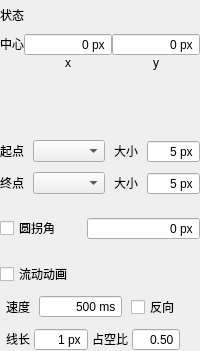
<?xml version="1.0" encoding="UTF-8"?>
<ui version="4.0">
 <class>LinePropertyForm</class>
 <widget class="QWidget" name="LinePropertyForm">
  <property name="geometry">
   <rect>
    <x>0</x>
    <y>0</y>
    <width>200</width>
    <height>351</height>
   </rect>
  </property>
  <property name="sizePolicy">
   <sizepolicy hsizetype="Preferred" vsizetype="Minimum">
    <horstretch>0</horstretch>
    <verstretch>0</verstretch>
   </sizepolicy>
  </property>
  <property name="windowTitle">
   <string>Form</string>
  </property>
  <layout class="QVBoxLayout" name="verticalLayout">
   <property name="spacing">
    <number>9</number>
   </property>
   <property name="sizeConstraint">
    <enum>QLayout::SizeConstraint::SetMinimumSize</enum>
   </property>
   <property name="leftMargin">
    <number>0</number>
   </property>
   <property name="topMargin">
    <number>6</number>
   </property>
   <property name="rightMargin">
    <number>0</number>
   </property>
   <property name="bottomMargin">
    <number>0</number>
   </property>
   <item>
    <layout class="QHBoxLayout" name="horizontalLayout_7">
     <property name="sizeConstraint">
      <enum>QLayout::SizeConstraint::SetMinimumSize</enum>
     </property>
     <item>
      <widget class="QLabel" name="label_8">
       <property name="sizePolicy">
        <sizepolicy hsizetype="Fixed" vsizetype="Fixed">
         <horstretch>0</horstretch>
         <verstretch>0</verstretch>
        </sizepolicy>
       </property>
       <property name="text">
        <string>状态</string>
       </property>
      </widget>
     </item>
     <item>
      <widget class="BIComboBox" name="stateBox">
       <property name="sizePolicy">
        <sizepolicy hsizetype="Preferred" vsizetype="Fixed">
         <horstretch>0</horstretch>
         <verstretch>0</verstretch>
        </sizepolicy>
       </property>
      </widget>
     </item>
    </layout>
   </item>
   <item>
    <layout class="QVBoxLayout" name="verticalLayout_3">
     <property name="spacing">
      <number>0</number>
     </property>
     <property name="sizeConstraint">
      <enum>QLayout::SizeConstraint::SetMinimumSize</enum>
     </property>
     <item>
      <layout class="QHBoxLayout" name="horizontalLayout_8">
       <property name="sizeConstraint">
        <enum>QLayout::SizeConstraint::SetMinimumSize</enum>
       </property>
       <item>
        <widget class="QLabel" name="label_9">
         <property name="sizePolicy">
          <sizepolicy hsizetype="Fixed" vsizetype="Fixed">
           <horstretch>0</horstretch>
           <verstretch>0</verstretch>
          </sizepolicy>
         </property>
         <property name="text">
          <string>中心</string>
         </property>
        </widget>
       </item>
       <item>
        <widget class="QSpinBox" name="centerX">
         <property name="sizePolicy">
          <sizepolicy hsizetype="Preferred" vsizetype="Fixed">
           <horstretch>0</horstretch>
           <verstretch>0</verstretch>
          </sizepolicy>
         </property>
         <property name="alignment">
          <set>Qt::AlignmentFlag::AlignRight|Qt::AlignmentFlag::AlignTrailing|Qt::AlignmentFlag::AlignVCenter</set>
         </property>
         <property name="buttonSymbols">
          <enum>QAbstractSpinBox::ButtonSymbols::NoButtons</enum>
         </property>
         <property name="suffix">
          <string> px</string>
         </property>
         <property name="minimum">
          <number>-99999</number>
         </property>
         <property name="maximum">
          <number>99999</number>
         </property>
        </widget>
       </item>
       <item>
        <widget class="QSpinBox" name="centerY">
         <property name="sizePolicy">
          <sizepolicy hsizetype="Preferred" vsizetype="Fixed">
           <horstretch>0</horstretch>
           <verstretch>0</verstretch>
          </sizepolicy>
         </property>
         <property name="alignment">
          <set>Qt::AlignmentFlag::AlignRight|Qt::AlignmentFlag::AlignTrailing|Qt::AlignmentFlag::AlignVCenter</set>
         </property>
         <property name="buttonSymbols">
          <enum>QAbstractSpinBox::ButtonSymbols::NoButtons</enum>
         </property>
         <property name="showGroupSeparator" stdset="0">
          <bool>false</bool>
         </property>
         <property name="suffix">
          <string> px</string>
         </property>
         <property name="prefix">
          <string/>
         </property>
         <property name="minimum">
          <number>-99999</number>
         </property>
         <property name="maximum">
          <number>99999</number>
         </property>
        </widget>
       </item>
      </layout>
     </item>
     <item>
      <layout class="QHBoxLayout" name="horizontalLayout_9">
       <property name="sizeConstraint">
        <enum>QLayout::SizeConstraint::SetMinimumSize</enum>
       </property>
       <property name="topMargin">
        <number>0</number>
       </property>
       <property name="bottomMargin">
        <number>0</number>
       </property>
       <item>
        <spacer name="horizontalSpacer">
         <property name="orientation">
          <enum>Qt::Orientation::Horizontal</enum>
         </property>
         <property name="sizeType">
          <enum>QSizePolicy::Policy::Fixed</enum>
         </property>
         <property name="sizeHint" stdset="0">
          <size>
           <width>24</width>
           <height>10</height>
          </size>
         </property>
        </spacer>
       </item>
       <item>
        <widget class="QLabel" name="label_10">
         <property name="sizePolicy">
          <sizepolicy hsizetype="Preferred" vsizetype="Fixed">
           <horstretch>0</horstretch>
           <verstretch>0</verstretch>
          </sizepolicy>
         </property>
         <property name="minimumSize">
          <size>
           <width>0</width>
           <height>0</height>
          </size>
         </property>
         <property name="text">
          <string>x</string>
         </property>
         <property name="alignment">
          <set>Qt::AlignmentFlag::AlignCenter</set>
         </property>
        </widget>
       </item>
       <item>
        <widget class="QLabel" name="label_11">
         <property name="sizePolicy">
          <sizepolicy hsizetype="Preferred" vsizetype="Fixed">
           <horstretch>0</horstretch>
           <verstretch>0</verstretch>
          </sizepolicy>
         </property>
         <property name="minimumSize">
          <size>
           <width>0</width>
           <height>0</height>
          </size>
         </property>
         <property name="text">
          <string>y</string>
         </property>
         <property name="alignment">
          <set>Qt::AlignmentFlag::AlignCenter</set>
         </property>
        </widget>
       </item>
      </layout>
     </item>
    </layout>
   </item>
   <item>
    <widget class="LineProperty" name="linePen">
     <property name="sizePolicy">
      <sizepolicy hsizetype="Preferred" vsizetype="Minimum">
       <horstretch>0</horstretch>
       <verstretch>0</verstretch>
      </sizepolicy>
     </property>
     <property name="minimumSize">
      <size>
       <width>0</width>
       <height>52</height>
      </size>
     </property>
     <property name="maximumSize">
      <size>
       <width>16777215</width>
       <height>52</height>
      </size>
     </property>
     <property name="showLine">
      <bool>true</bool>
     </property>
    </widget>
   </item>
   <item>
    <layout class="QHBoxLayout" name="horizontalLayout">
     <property name="sizeConstraint">
      <enum>QLayout::SizeConstraint::SetMinimumSize</enum>
     </property>
     <item>
      <widget class="QLabel" name="label">
       <property name="sizePolicy">
        <sizepolicy hsizetype="Fixed" vsizetype="Fixed">
         <horstretch>0</horstretch>
         <verstretch>0</verstretch>
        </sizepolicy>
       </property>
       <property name="text">
        <string>起点</string>
       </property>
      </widget>
     </item>
     <item>
      <widget class="QComboBox" name="startTypeOptions">
       <property name="sizePolicy">
        <sizepolicy hsizetype="Preferred" vsizetype="Fixed">
         <horstretch>0</horstretch>
         <verstretch>0</verstretch>
        </sizepolicy>
       </property>
       <property name="minimumSize">
        <size>
         <width>0</width>
         <height>0</height>
        </size>
       </property>
       <property name="sizeAdjustPolicy">
        <enum>QComboBox::SizeAdjustPolicy::AdjustToContents</enum>
       </property>
       <property name="iconSize">
        <size>
         <width>20</width>
         <height>10</height>
        </size>
       </property>
      </widget>
     </item>
     <item>
      <widget class="QLabel" name="label_3">
       <property name="sizePolicy">
        <sizepolicy hsizetype="Fixed" vsizetype="Fixed">
         <horstretch>0</horstretch>
         <verstretch>0</verstretch>
        </sizepolicy>
       </property>
       <property name="text">
        <string>大小</string>
       </property>
      </widget>
     </item>
     <item>
      <widget class="QSpinBox" name="startSize">
       <property name="sizePolicy">
        <sizepolicy hsizetype="Ignored" vsizetype="Fixed">
         <horstretch>0</horstretch>
         <verstretch>0</verstretch>
        </sizepolicy>
       </property>
       <property name="alignment">
        <set>Qt::AlignmentFlag::AlignRight|Qt::AlignmentFlag::AlignTrailing|Qt::AlignmentFlag::AlignVCenter</set>
       </property>
       <property name="buttonSymbols">
        <enum>QAbstractSpinBox::ButtonSymbols::NoButtons</enum>
       </property>
       <property name="suffix">
        <string> px</string>
       </property>
       <property name="minimum">
        <number>5</number>
       </property>
       <property name="maximum">
        <number>99999</number>
       </property>
      </widget>
     </item>
    </layout>
   </item>
   <item>
    <layout class="QHBoxLayout" name="horizontalLayout_2">
     <property name="sizeConstraint">
      <enum>QLayout::SizeConstraint::SetMinimumSize</enum>
     </property>
     <item>
      <widget class="QLabel" name="label_2">
       <property name="sizePolicy">
        <sizepolicy hsizetype="Fixed" vsizetype="Fixed">
         <horstretch>0</horstretch>
         <verstretch>0</verstretch>
        </sizepolicy>
       </property>
       <property name="text">
        <string>终点</string>
       </property>
      </widget>
     </item>
     <item>
      <widget class="QComboBox" name="endTypeOptions">
       <property name="sizePolicy">
        <sizepolicy hsizetype="Preferred" vsizetype="Fixed">
         <horstretch>0</horstretch>
         <verstretch>0</verstretch>
        </sizepolicy>
       </property>
       <property name="minimumSize">
        <size>
         <width>0</width>
         <height>0</height>
        </size>
       </property>
       <property name="sizeAdjustPolicy">
        <enum>QComboBox::SizeAdjustPolicy::AdjustToContents</enum>
       </property>
       <property name="iconSize">
        <size>
         <width>20</width>
         <height>10</height>
        </size>
       </property>
      </widget>
     </item>
     <item>
      <widget class="QLabel" name="label_4">
       <property name="sizePolicy">
        <sizepolicy hsizetype="Fixed" vsizetype="Fixed">
         <horstretch>0</horstretch>
         <verstretch>0</verstretch>
        </sizepolicy>
       </property>
       <property name="text">
        <string>大小</string>
       </property>
      </widget>
     </item>
     <item>
      <widget class="QSpinBox" name="endSize">
       <property name="sizePolicy">
        <sizepolicy hsizetype="Ignored" vsizetype="Fixed">
         <horstretch>0</horstretch>
         <verstretch>0</verstretch>
        </sizepolicy>
       </property>
       <property name="alignment">
        <set>Qt::AlignmentFlag::AlignRight|Qt::AlignmentFlag::AlignTrailing|Qt::AlignmentFlag::AlignVCenter</set>
       </property>
       <property name="buttonSymbols">
        <enum>QAbstractSpinBox::ButtonSymbols::NoButtons</enum>
       </property>
       <property name="suffix">
        <string> px</string>
       </property>
       <property name="minimum">
        <number>5</number>
       </property>
       <property name="maximum">
        <number>99999</number>
       </property>
      </widget>
     </item>
    </layout>
   </item>
   <item>
    <widget class="QWidget" name="corner" native="true">
     <property name="sizePolicy">
      <sizepolicy hsizetype="Preferred" vsizetype="Minimum">
       <horstretch>0</horstretch>
       <verstretch>0</verstretch>
      </sizepolicy>
     </property>
     <layout class="QHBoxLayout" name="horizontalLayout_4">
      <property name="sizeConstraint">
       <enum>QLayout::SizeConstraint::SetMinimumSize</enum>
      </property>
      <property name="leftMargin">
       <number>0</number>
      </property>
      <property name="topMargin">
       <number>0</number>
      </property>
      <property name="rightMargin">
       <number>0</number>
      </property>
      <property name="bottomMargin">
       <number>0</number>
      </property>
      <item>
       <widget class="QCheckBox" name="roundCorner">
        <property name="sizePolicy">
         <sizepolicy hsizetype="Fixed" vsizetype="Fixed">
          <horstretch>0</horstretch>
          <verstretch>0</verstretch>
         </sizepolicy>
        </property>
        <property name="text">
         <string>圆拐角</string>
        </property>
       </widget>
      </item>
      <item>
       <spacer name="horizontalSpacer_4">
        <property name="orientation">
         <enum>Qt::Orientation::Horizontal</enum>
        </property>
        <property name="sizeType">
         <enum>QSizePolicy::Policy::Preferred</enum>
        </property>
        <property name="sizeHint" stdset="0">
         <size>
          <width>20</width>
          <height>20</height>
         </size>
        </property>
       </spacer>
      </item>
      <item>
       <widget class="QSpinBox" name="cornerSzie">
        <property name="sizePolicy">
         <sizepolicy hsizetype="Preferred" vsizetype="Fixed">
          <horstretch>0</horstretch>
          <verstretch>0</verstretch>
         </sizepolicy>
        </property>
        <property name="alignment">
         <set>Qt::AlignmentFlag::AlignRight|Qt::AlignmentFlag::AlignTrailing|Qt::AlignmentFlag::AlignVCenter</set>
        </property>
        <property name="buttonSymbols">
         <enum>QAbstractSpinBox::ButtonSymbols::NoButtons</enum>
        </property>
        <property name="suffix">
         <string> px</string>
        </property>
        <property name="maximum">
         <number>99999</number>
        </property>
       </widget>
      </item>
     </layout>
    </widget>
   </item>
   <item>
    <widget class="QCheckBox" name="flowAnimation">
     <property name="sizePolicy">
      <sizepolicy hsizetype="Preferred" vsizetype="Fixed">
       <horstretch>0</horstretch>
       <verstretch>0</verstretch>
      </sizepolicy>
     </property>
     <property name="text">
      <string>流动动画</string>
     </property>
    </widget>
   </item>
   <item>
    <widget class="QWidget" name="animationParam" native="true">
     <property name="sizePolicy">
      <sizepolicy hsizetype="Preferred" vsizetype="Minimum">
       <horstretch>0</horstretch>
       <verstretch>0</verstretch>
      </sizepolicy>
     </property>
     <layout class="QVBoxLayout" name="verticalLayout_2">
      <property name="spacing">
       <number>9</number>
      </property>
      <property name="sizeConstraint">
       <enum>QLayout::SizeConstraint::SetMinimumSize</enum>
      </property>
      <property name="leftMargin">
       <number>6</number>
      </property>
      <property name="topMargin">
       <number>0</number>
      </property>
      <property name="rightMargin">
       <number>0</number>
      </property>
      <property name="bottomMargin">
       <number>0</number>
      </property>
      <item>
       <layout class="QHBoxLayout" name="horizontalLayout_5">
        <property name="sizeConstraint">
         <enum>QLayout::SizeConstraint::SetMinimumSize</enum>
        </property>
        <item>
         <widget class="QLabel" name="label_5">
          <property name="sizePolicy">
           <sizepolicy hsizetype="Fixed" vsizetype="Fixed">
            <horstretch>0</horstretch>
            <verstretch>0</verstretch>
           </sizepolicy>
          </property>
          <property name="text">
           <string>速度</string>
          </property>
         </widget>
        </item>
        <item>
         <widget class="QSpinBox" name="duration">
          <property name="sizePolicy">
           <sizepolicy hsizetype="Preferred" vsizetype="Fixed">
            <horstretch>0</horstretch>
            <verstretch>0</verstretch>
           </sizepolicy>
          </property>
          <property name="alignment">
           <set>Qt::AlignmentFlag::AlignRight|Qt::AlignmentFlag::AlignTrailing|Qt::AlignmentFlag::AlignVCenter</set>
          </property>
          <property name="buttonSymbols">
           <enum>QAbstractSpinBox::ButtonSymbols::NoButtons</enum>
          </property>
          <property name="suffix">
           <string> ms</string>
          </property>
          <property name="prefix">
           <string/>
          </property>
          <property name="minimum">
           <number>100</number>
          </property>
          <property name="maximum">
           <number>60000</number>
          </property>
          <property name="singleStep">
           <number>100</number>
          </property>
          <property name="value">
           <number>500</number>
          </property>
         </widget>
        </item>
        <item>
         <widget class="QCheckBox" name="backward">
          <property name="sizePolicy">
           <sizepolicy hsizetype="Fixed" vsizetype="Fixed">
            <horstretch>0</horstretch>
            <verstretch>0</verstretch>
           </sizepolicy>
          </property>
          <property name="text">
           <string>反向</string>
          </property>
         </widget>
        </item>
        <item>
         <spacer name="horizontalSpacer_2">
          <property name="orientation">
           <enum>Qt::Orientation::Horizontal</enum>
          </property>
          <property name="sizeType">
           <enum>QSizePolicy::Policy::Preferred</enum>
          </property>
          <property name="sizeHint" stdset="0">
           <size>
            <width>20</width>
            <height>20</height>
           </size>
          </property>
         </spacer>
        </item>
       </layout>
      </item>
      <item>
       <layout class="QHBoxLayout" name="horizontalLayout_6">
        <property name="spacing">
         <number>4</number>
        </property>
        <property name="sizeConstraint">
         <enum>QLayout::SizeConstraint::SetMinimumSize</enum>
        </property>
        <item>
         <widget class="QLabel" name="label_6">
          <property name="sizePolicy">
           <sizepolicy hsizetype="Fixed" vsizetype="Fixed">
            <horstretch>0</horstretch>
            <verstretch>0</verstretch>
           </sizepolicy>
          </property>
          <property name="text">
           <string>线长</string>
          </property>
         </widget>
        </item>
        <item>
         <widget class="QSpinBox" name="dashLen">
          <property name="sizePolicy">
           <sizepolicy hsizetype="Preferred" vsizetype="Fixed">
            <horstretch>0</horstretch>
            <verstretch>0</verstretch>
           </sizepolicy>
          </property>
          <property name="alignment">
           <set>Qt::AlignmentFlag::AlignRight|Qt::AlignmentFlag::AlignTrailing|Qt::AlignmentFlag::AlignVCenter</set>
          </property>
          <property name="buttonSymbols">
           <enum>QAbstractSpinBox::ButtonSymbols::NoButtons</enum>
          </property>
          <property name="suffix">
           <string> px</string>
          </property>
          <property name="minimum">
           <number>1</number>
          </property>
          <property name="maximum">
           <number>9999</number>
          </property>
         </widget>
        </item>
        <item>
         <widget class="QLabel" name="label_7">
          <property name="sizePolicy">
           <sizepolicy hsizetype="Fixed" vsizetype="Fixed">
            <horstretch>0</horstretch>
            <verstretch>0</verstretch>
           </sizepolicy>
          </property>
          <property name="text">
           <string>占空比</string>
          </property>
         </widget>
        </item>
        <item>
         <widget class="QDoubleSpinBox" name="dashRatio">
          <property name="sizePolicy">
           <sizepolicy hsizetype="Preferred" vsizetype="Fixed">
            <horstretch>0</horstretch>
            <verstretch>0</verstretch>
           </sizepolicy>
          </property>
          <property name="minimumSize">
           <size>
            <width>0</width>
            <height>0</height>
           </size>
          </property>
          <property name="alignment">
           <set>Qt::AlignmentFlag::AlignRight|Qt::AlignmentFlag::AlignTrailing|Qt::AlignmentFlag::AlignVCenter</set>
          </property>
          <property name="buttonSymbols">
           <enum>QAbstractSpinBox::ButtonSymbols::NoButtons</enum>
          </property>
          <property name="decimals">
           <number>2</number>
          </property>
          <property name="maximum">
           <double>1.000000000000000</double>
          </property>
          <property name="singleStep">
           <double>0.100000000000000</double>
          </property>
          <property name="value">
           <double>0.500000000000000</double>
          </property>
         </widget>
        </item>
        <item>
         <spacer name="horizontalSpacer_5">
          <property name="orientation">
           <enum>Qt::Orientation::Horizontal</enum>
          </property>
          <property name="sizeType">
           <enum>QSizePolicy::Policy::Preferred</enum>
          </property>
          <property name="sizeHint" stdset="0">
           <size>
            <width>20</width>
            <height>20</height>
           </size>
          </property>
         </spacer>
        </item>
       </layout>
      </item>
     </layout>
    </widget>
   </item>
  </layout>
 </widget>
 <customwidgets>
  <customwidget>
   <class>LineProperty</class>
   <extends>QWidget</extends>
   <header>lineproperty.h</header>
  </customwidget>
  <customwidget>
   <class>BIComboBox</class>
   <extends>QWidget</extends>
   <header>bicombobox.h</header>
  </customwidget>
 </customwidgets>
 <resources/>
 <connections/>
</ui>
